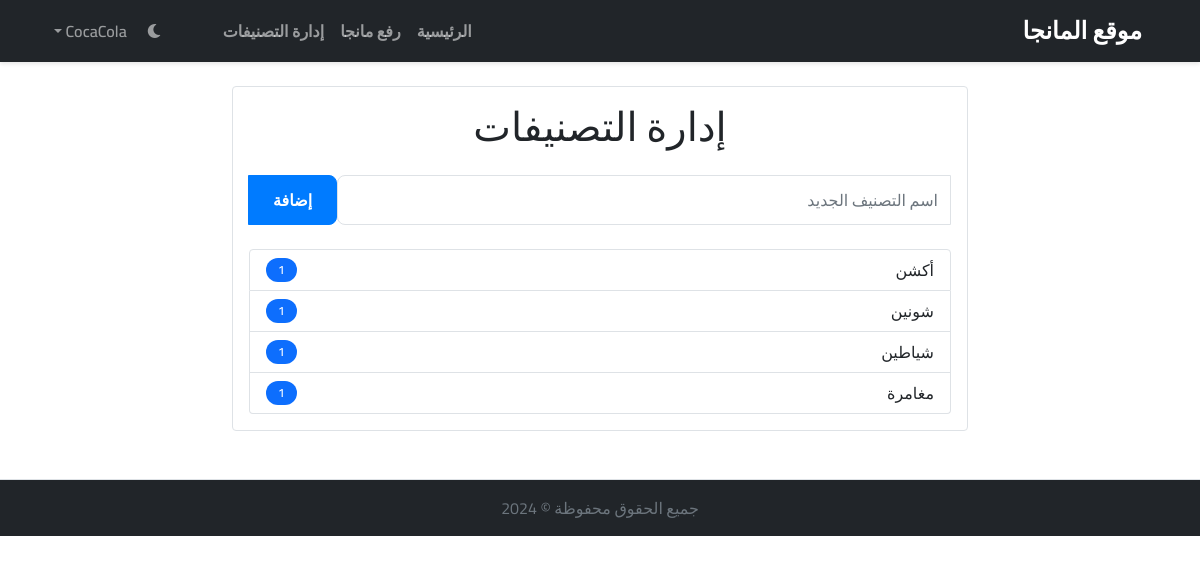
/genres (signed in), run on the app's committed database.
### models.py (models this page shows)
class Genre(db.Model):
    id = db.Column(db.Integer, primary_key=True)
    name = db.Column(db.String(50), unique=True, nullable=False)
    mangas = db.relationship('Manga', secondary=manga_genres, back_populates='genres')

### app.py (the view)
    @login_required
    def decorated_function(*args, **kwargs):
        if not current_user.is_admin:
            abort(403)
        return f(*args, **kwargs)

### app.py (called while the page is built)
@login_manager.user_loader
def load_user(user_id):
    return User.query.get(int(user_id))

def admin_required(f):
    @login_required
    def decorated_function(*args, **kwargs):
        if not current_user.is_admin:
            abort(403)
        return f(*args, **kwargs)
    decorated_function.__name__ = f.__name__
    return decorated_function

@app.route('/genres')
@admin_required
def manage_genres():
    genres = Genre.query.order_by(Genre.name).all()
    return render_template('manage_genres.html', genres=genres)

### templates/manage_genres.html (shortened to what this page needs)
{% extends "base.html" %}
{% block content %}
<div class="row justify-content-center">
    <div class="col-md-8">
        <div class="card">
            <div class="card-body">
                <h1 class="text-center mb-4">إدارة التصنيفات</h1>
                <form method="POST" action="{{ url_for('add_genre') }}" class="mb-4">
                    <div class="input-group">
                        <input type="text" class="form-control" name="name" placeholder="اسم التصنيف الجديد" required>
                        <button type="submit" class="btn btn-primary">إضافة</button>
                    </div>
                </form>
                <div class="list-group">
                    {% for genre in genres %}
                    <div class="list-group-item d-flex justify-content-between align-items-center">
                        {{ genre.name }}
                        <span class="badge bg-primary rounded-pill">{{ genre.mangas|length }}</span>
                    </div>
                    {% else %}
                    <div class="alert alert-info">لا توجد تصنيفات حالياً</div>
                    {% endfor %}
                </div>
            </div>
        </div>
    </div>
</div>
{% endblock %}

### static/css/style.css (style rules this page uses)
:root { --primary-color: #007bff; --secondary-color: #6c757d; --background-color: #ffffff; --text-color: #212529; --card-bg: #ffffff; --border-color: #dee2e6; }
body { font-family: 'Cairo', sans-serif; background-color: var(--background-color); color: var(--text-color); transition: background-color 0.3s, color 0.3s; }
.card { background-color: var(--card-bg); border-color: var(--border-color); transition: transform 0.2s; }
.card-body { color: var(--text-color); }
.form-control { background-color: var(--card-bg); border-color: var(--border-color); color: var(--text-color); border-radius: 8px; padding: 0.75rem; }
.btn-primary { background-color: var(--primary-color); border-color: var(--primary-color); padding: 0.5rem 1.5rem; font-weight: 600; }
.badge { font-weight: 600; padding: 0.5em 1em; }
.list-group-item { background-color: var(--card-bg); border-color: var(--border-color); color: var(--text-color); }
.btn { font-family: 'Cairo', sans-serif; border-radius: 8px; }

### data on the page
Genre: name "أكشن", mangas|length "1"
Genre: name "شونين", mangas|length "1"
Genre: name "شياطين", mangas|length "1"
Genre: name "مغامرة", mangas|length "1"
